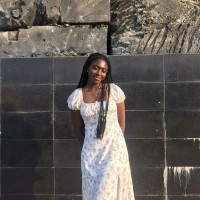
#> input picture week4/img/oge.jpg, 200 x 200 px, given in place of durbar.jpg, which was not available
$ jupyter execute projectone.ipynb   (older library calls are emulated)
#> lines starting #> are read from the running program, lines starting #| are printed output that depends on the picture; pictures that were not available may be replaced by others from this repository, and a replacement may not be noted
[cell 1]
import cv2
import matplotlib.pyplot as plt
import numpy as np
import os
import re
import random

def sobel(image):
    image = cv2.resize(image, (500,400))

    sobelX = cv2.Sobel(image, cv2.CV_64F, 1, 0, ksize =3)
    sobelY = cv2.Sobel(image, cv2.CV_64F, 0, 1, ksize =3)

    sobelCombined = cv2.magnitude(sobelX, sobelY)

    cv2.imshow('original', image)
    cv2.imshow('Sobel Edges', np.uint8(sobelCombined))

    cv2.waitKey(0)
    cv2.destroyAllWindows()

# [65 lines left out: functions prewitt, robert, laplacian, canny, not called in this run]

[cell 2]
print(f"Welcome Visitor!")
choice = input("What edge operator? 1. Sobel 2. Prewitt 3. Robert 4. Laplacian 5. Canny")
#> the answer given: 1

if choice == "1":
    print("Sobel Art")
    image = cv2.imread('museum/contemporary/durbar.jpg', cv2.IMREAD_GRAYSCALE)
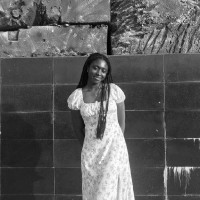
#> image: shape (200, 200); min 0, max 255, mean 91.2
    sobel(image)
#> in sobel, `image = cv2.resize(image, (500,400))`:
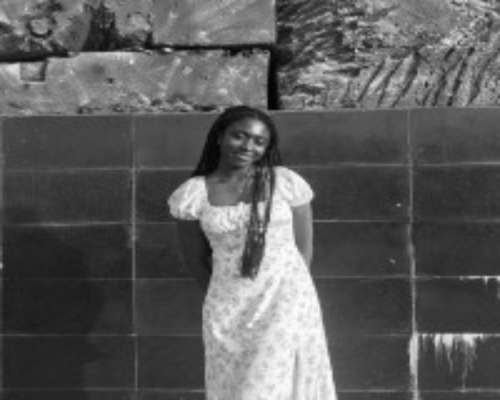
#> image: shape (400, 500); min 2, max 254, mean 91.1
#> in sobel, `sobelX = cv2.Sobel(image, cv2.CV_64F, 1, 0, ksize =3)`:
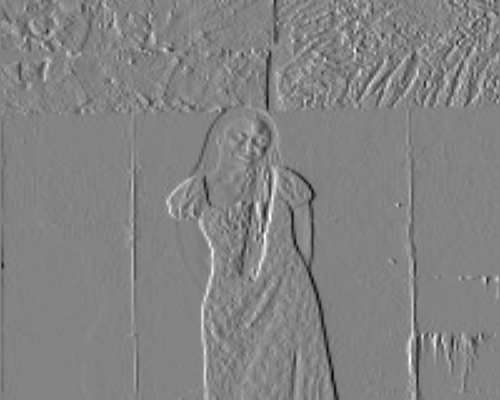
#> sobelX: shape (400, 500) float64; min -462, max 435, mean -0.1; drawn with min black and max white
#> in sobel, `sobelY = cv2.Sobel(image, cv2.CV_64F, 0, 1, ksize =3)`:
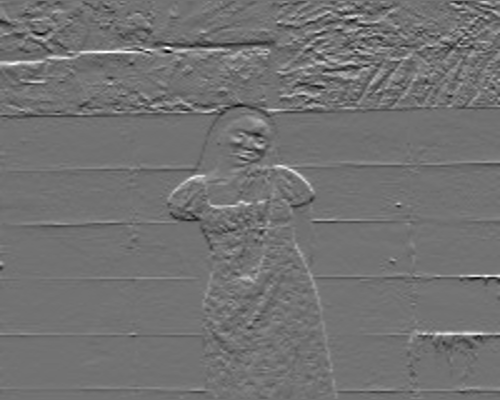
#> sobelY: shape (400, 500) float64; min -396, max 484, mean -0.5; drawn with min black and max white
#> in sobel, `sobelCombined = cv2.magnitude(sobelX, sobelY)`:
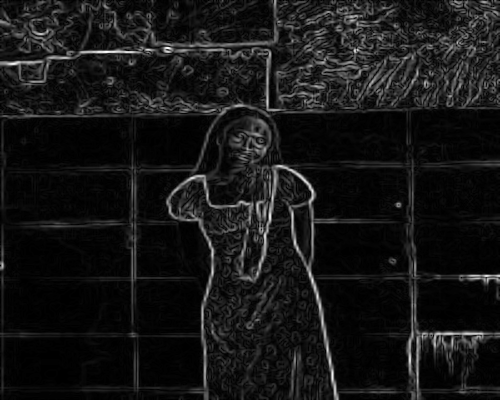
#> sobelCombined: shape (400, 500) float64; min 0, max 485.1, mean 42.5; drawn with min black and max white
#> in sobel, `cv2.imshow('Sobel Edges', np.uint8(sobelCombined))`:
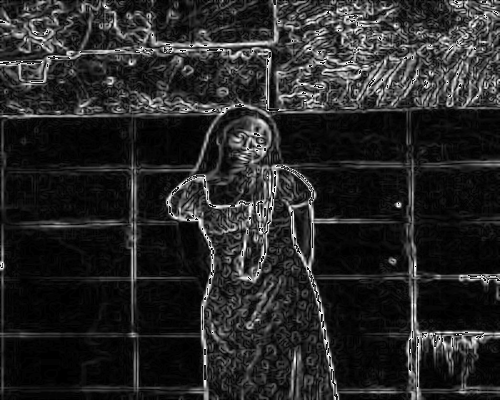
#> window 'Sobel Edges': shape (400, 500); min 0, max 255, mean 39.3
elif choice == "2":
    print("Prewitt Art")
    image = cv2.imread('museum/contemporary/fulaniDancers.jpg', cv2.IMREAD_GRAYSCALE)
    prewitt(image)
elif choice == "3":
    print("Robert Art")
    image = cv2.imread('museum/modern/akinola.jpg', cv2.IMREAD_GRAYSCALE)
    robert(image)
elif choice == "4":
    print("Laplacian Art")
    image = cv2.imread('museum/modern/victorepuk.jpg', cv2.IMREAD_GRAYSCALE)
    prewitt(image)
elif choice == "5":
    print("Canny Art")
    image = cv2.imread('museum/Traditional/palace.jpg', cv2.IMREAD_GRAYSCALE)
    prewitt(image)
else:
    print('Invalid Input')
